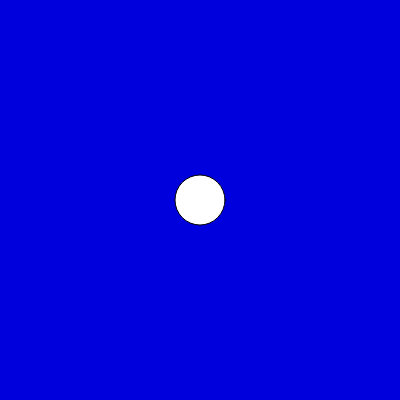
Frame 1 (no input)
Frame 60 (no input): identical to frame 1, image omitted
Frame 120 (the mouse pressed at the canvas centre since frame 60): identical to frame 1, image omitted

The p5.js sketch that drew this single still picture (run headless with seeded random() and noise() and a simulated clock; from frame 60 on, the mouse is pressed at the canvas centre):

// p5.js sketch
// ── sketch.js
function setup() {
  createCanvas(400, 400);
}

function draw() {
  background(0, 0, 220);
  circle(200, 200, 50);
}
